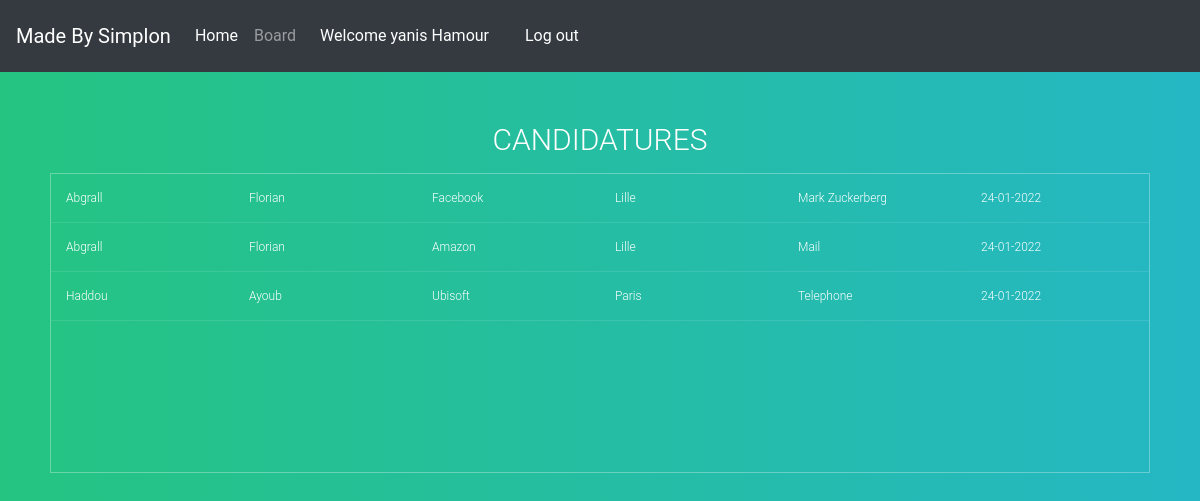
/board (signed in), run on the app's committed database.
### App/models.py (models this page shows, shortened)
class Users(db.Model,UserMixin):
    id = db.Column(db.Integer(), primary_key=True, nullable=False, unique=True)
    last_name = db.Column(db.String(length=30), nullable=False)
    first_name = db.Column(db.String(length=30), nullable=False)
    email_address = db.Column(db.String(length=50), nullable=False, unique=True)
    password_hash = db.Column(db.String(length=60), nullable=False)
    telephone_number = db.Column(db.String(length=10), nullable=True)
    is_admin = db.Column(db.Boolean(), nullable=False, default=False)

class Enterprise(db.Model):
    id = db.Column(db.Integer(), primary_key=True, nullable=False, unique=True)
    name = db.Column(db.String(length=50), nullable=False, unique=True)
    place = db.Column(db.String(length=50), nullable=False)

class Candidacy(db.Model):
    id = db.Column(db.Integer(), primary_key=True, nullable=False, unique=True)
    user_id = db.Column(db.Integer(), nullable=False)
    enterprise_id = db.Column(db.Integer(), nullable=False)
    contact = db.Column(db.String(length=50), nullable=False)
    date = db.Column(db.String(), nullable=False)
    date_retry = db.Column(db.Date(), nullable=True)

### App/routes.py (the view)
@app.route('/board', methods=['GET','POST'])
@login_required
def board_page():
    req = Request()
    if (current_user.is_admin == True):
        return render_template('board.html', title = ["Nom", "Prenom","Nom Entreprise", "Ville","Contact", "Date", "Status",""],User=req.request_all_nomination())
    else:
        return render_template('board.html', title = ["Nom Entreprise", "Ville","Contact", "Date", "Status",""],User=req.request_nomination_by_id(current_user.id))

### App/models.py (called while the page is built)
@login_manager.user_loader
def load_user(user_id):
    return Users.query.get(int(user_id))

### App/request.py (called while the page is built)
    def get_db_connection(self):
        return(sqlite3.connect('App/candidature.db'))

    def request_all_nomination(self):
        connection = self.get_db_connection()
        request = "SELECT Users.last_name, Users.first_name, Enterprise.name, Enterprise.place, Candidacy.contact, Candidacy.date FROM Users, Candidacy, Enterprise WHERE Users.id = Candidacy.user_id AND Candidacy.enterprise_id = Enterprise.id"
        result = connection.execute(request).fetchall()
        connection.close()
        return result

### App/templates/board.html (shortened to what this page needs)
{% extends "base.html" %}
{% block content %}
<section>
  <h1>Candidatures</h1>
  <div class="tbl-content">
    <table cellpadding="0" cellspacing="0" border="0">
      <tbody>
        {% for row in User%}
        <tr>
          {% for info in row %}
          <td>{{ info }}</td>
          {% endfor %}
        </tr>
        {% endfor %}
      </tbody>
    </table>
  </div>
</section>
{% endblock %}

### App/templates/base.html (shortened to what this page needs)
<!doctype html>
<html lang="en">
<head>
  <link rel="stylesheet" href="https://stackpath.bootstrapcdn.com/bootstrap/4.4.1/css/bootstrap.min.css"
 />
  <link rel="stylesheet" href="https://stackpath.bootstrapcdn.com/font-awesome/4.7.0/css/font-awesome.min.css"
 />
  <link rel="stylesheet" href="/static/style.css">
</head>
<body>
  <nav class="navbar navbar-expand-lg navbar-dark bg-dark">
    <a class="navbar-brand" href="#">Made By Simplon</a>
    <div class="collapse navbar-collapse" id="navbar">
      <ul class="navbar-nav">
        <li class="nav-item">
          <a class="nav-link active" aria-current="page" href="{{ url_for('home_page') }}">Home</a>
        </li>
        {% if current_user.is_authenticated %}
        <li class="nav-item">
          <a class="nav-link" href="{{ url_for('board_page') }}">Board</a>
        </li>
        {% else %}
        <li class="nav-item">
          <a class="nav-link" href="{{ url_for('login_page') }}">Board</a>
        </li>
        {% endif %}
      </ul>
      <div>
        {% if current_user.is_authenticated %}
        <span class="navbar-text">
          <a class="nav-link">Welcome {{ current_user.first_name }} {{ current_user.last_name }}</a>
        </span>
        <span class="navbar-text">
          <a class="nav-link" href="{{ url_for('logout_page') }}">Log out</a>
        </span>
        {% else %}
        <span class="navbar-text">
          <a class="nav-link" href="{{ url_for('login_page') }}">Log in</a>
        </span>
        {% endif %}
      </div>
    </div>
  </nav>
  {% block content %}
  {% endblock %}
</html>

### App/static/style.css (style rules this page uses)
h1 { font-size: 30px; color: #fff; text-transform: uppercase; font-weight: 300; text-align: center; margin-bottom: 15px; }
table { width:100%; table-layout: fixed; }
.tbl-content { height:300px; overflow-x:auto; margin-top: 0px; border: 1px solid rgba(255,255,255,0.3); }
td { padding: 15px; text-align: left; vertical-align:middle; font-weight: 300; font-size: 12px; color: #fff; border-bottom: solid 1px rgba(255,255,255,0.1); }
body { background: -webkit-linear-gradient(left, #25c481, #25b7c4); background: linear-gradient(to right, #25c481, #25b7c4); font-family: 'Roboto', sans-serif; }
section { margin: 50px; }

### data on the page
Users: first_name "yanis", last_name "Hamour"
Candidacy: contact "Mark Zuckerberg", date "24-01-2022"
Users: last_name "Abgrall", first_name "Florian"
Enterprise: name "Facebook", place "Lille"
Candidacy: contact "Mail", date "24-01-2022"
Enterprise: name "Amazon", place "Lille"
Candidacy: contact "Telephone", date "24-01-2022"
Users: last_name "Haddou", first_name "Ayoub"
Enterprise: name "Ubisoft", place "Paris"
